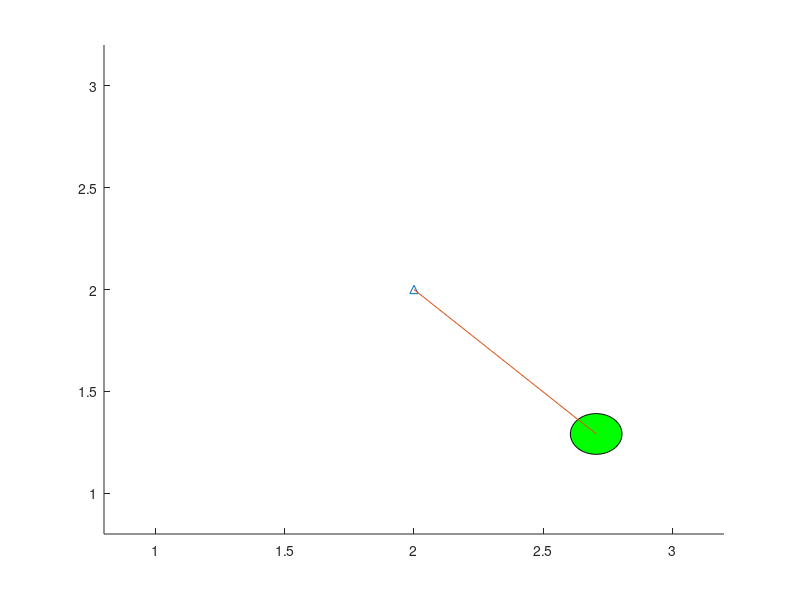

Reproduce this figure in MATLAB.
%This is a numerical simulation of a pendulum with a massless pivot arm.

%% User Defined Parameters
%Define external parameters
g = -9.8;
deltaTime = 1/50; %Decreasing this will increase simulation accuracy
endTime = 16;

%Define pendulum
rodPivotPoint = [2 2]; %rectangular coordinates
rodLength = 1;
mass = 1; %of the bob
radius = .2; %of the bob
theta = 45; %degrees, defines initial position of the bob
velocity = [0 0]; %cylindrical coordinates; first entry is radial velocity,
                  %second entry is angular velocity

%% Simulation
assert(radius < rodLength,'Pendulum bob radius must be less than the length of the rod.');

position = rodPivotPoint - (rodLength*[-sind(theta) cosd(theta)]); %in rectangular coordinates

%Generate graphics, render pendulum
figure;
axesHandle = gca;
xlim(axesHandle, [(rodPivotPoint(1) - rodLength - radius) (rodPivotPoint(1) + rodLength + radius)] );
ylim(axesHandle, [(rodPivotPoint(2) - rodLength - radius) (rodPivotPoint(2) + rodLength + radius)] );

rectHandle = rectangle('Position',[(position - radius/2) radius radius],...
    'Curvature',[1,1],'FaceColor','g'); %Pendulum bob
hold on
plot(rodPivotPoint(1),rodPivotPoint(2),'^'); %pendulum pivot
lineHandle = line([rodPivotPoint(1) position(1)],...
    [rodPivotPoint(2) position(2)]); %pendulum rod
hold off

%Run simulation, all calculations are performed in cylindrical coordinates
for time = (deltaTime:deltaTime:endTime)

    drawnow; %Forces MATLAB to render the pendulum

    %Find total force
    gravitationalForceCylindrical = [mass*g*cosd(theta) mass*g*sind(theta)];

    %This code is just incase you want to add more forces,e.g friction
    totalForce = gravitationalForceCylindrical;

    %If the rod isn't massless or is a spring, etc., modify this line
    %accordingly
    rodForce = [-totalForce(1) 0]; %cylindrical coordinates

    totalForce = totalForce + rodForce;

    acceleration = totalForce / mass; %F = ma
    velocity = velocity + acceleration * deltaTime;
    rodLength = rodLength + velocity(1) * deltaTime;
    theta = theta + velocity(2) * deltaTime;

    position = rodPivotPoint - (rodLength*[-sind(theta) cosd(theta)]);

    %Update figure with new position info
    set(rectHandle,'Position',[(position - radius/2) radius radius]);
    set(lineHandle,'XData',[rodPivotPoint(1) position(1)],'YData',...
        [rodPivotPoint(2) position(2)]);

end
